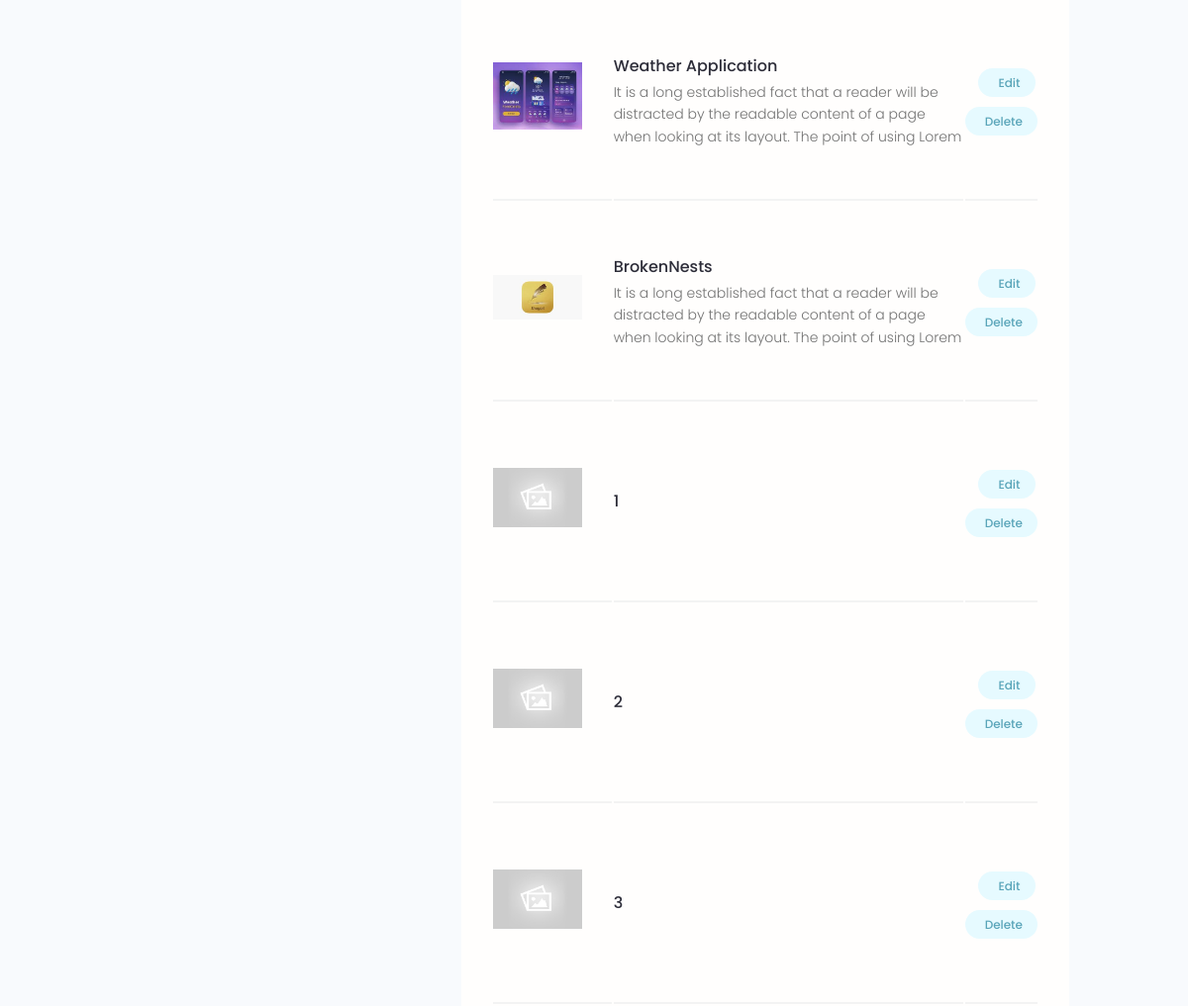
Before: /account/ (signed in, middle part) with the older database file.
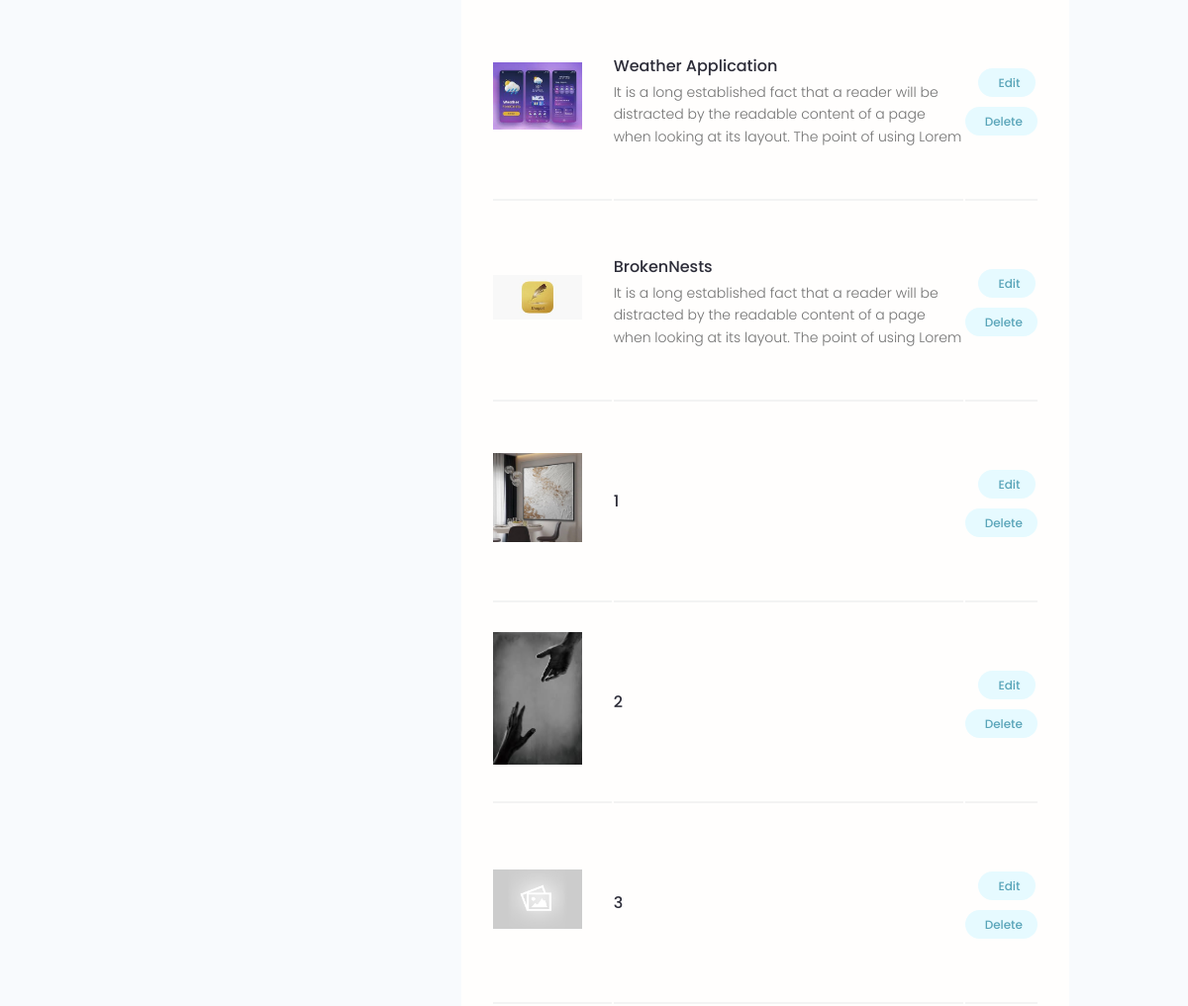
After: the same page with the newer database file.
### projects/models.py (models this page shows, shortened)
class Project(models.Model):
    owner = models.ForeignKey(Profile, null=True, blank=True, on_delete=models.SET_NULL)
    title = models.CharField(max_length=200)
    description = models.TextField(null=True, blank=True)
    featured_image = models.ImageField(null=True, blank=True, default="default.jpg")
    demo_link = models.CharField(max_length=2000, null=True, blank=True)
    source_link = models.CharField(max_length=2000, null=True, blank=True)
    created = models.DateTimeField(auto_now_add=True)
    id = models.UUIDField(default=uuid.uuid4, unique=True, primary_key=True, editable=False)
    tags = models.ManyToManyField('Tag', blank=True)
    vote_total = models.IntegerField(default=0, null=True, blank=True)
    vote_ratio = models.IntegerField(default=0, null=True, blank=True)
    class Meta:
        ordering = ['created']

### users/views.py (the view)
# urls.py: path('account/', userAccount, name = 'account'),
@login_required(login_url='login')
def userAccount(request):
    profile = request.user.profile
    skills = profile.skill_set.all()
    projects = profile.project_set.all()
    context = {'profile':profile, 'skills':skills, 'projects':projects}
    return render(request, 'users/account.html', context)

### users/templates/users/account.html (shortened to what this page needs)
{% extends 'main.html' %}
{% block content %}
<main class="settingsPage profile my-md">
  <div class="container">
    <div class="layout">
      <div class="column column--1of3">
      </div>
      <div class="column column--2of3">
        <table class="settings__table">
          {% for project in projects %}
          <tr>
            <td class="settings__thumbnail">
              <a href="{% url 'single-project' project.id %}"><img src="{{project.featured_image.url}}" alt="Project Thumbnail" /></a>
            </td>
            <td class="settings__tableInfo">
              <a href="{% url 'single-project' project.id %}">{{project.title}}</a>
              <p>{{project.description|slice:"150"}}</p>
            </td>
            <td class="settings__tableActions">
              <a class="tag tag--pill tag--main settings__btn" href="{% url 'update-project' project.id %}"> Edit</a>
              <a class="tag tag--pill tag--main settings__btn"
                href="{% url 'delete-project'  project.id %}?next=/account">
                Delete</a>
            </td>
          </tr>
          {% endfor %}
        </table>
      </div>
    </div>
  </div>
</main>
{% endblock %}

Changed rows visible on the page:
changed Project (number 3 of 5 on the later page): featured_image: picture added in place of a placeholder
changed Project (number 4 of 5 on the later page): featured_image: picture added in place of a placeholder
